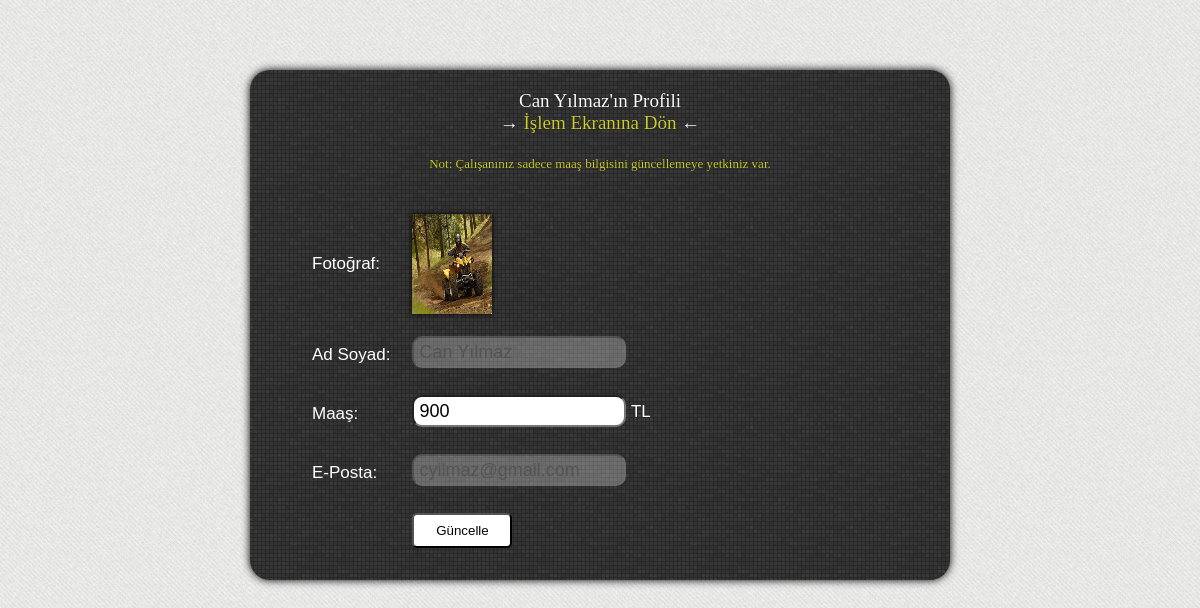
The app's page /koordinator/personel-duzenle.php?id=7 (signed in) with its own data.
### tables this page shows
CREATE TABLE IF NOT EXISTS `tbl_personel` (
  `id` int(11) NOT NULL AUTO_INCREMENT,
  `ad_soyad` varchar(250) NOT NULL,
  `maas` int(11) NOT NULL,
  `fotograf` varchar(250) NOT NULL,
  `eposta` varchar(250) NOT NULL,
  `sifre` varchar(250) NOT NULL,
  `sorumlu_koordinator` int(11) NOT NULL,
  PRIMARY KEY (`id`),
  KEY `sorumlu_koordinator` (`sorumlu_koordinator`)
);

### koordinator/personel-duzenle.php (the view, shortened to what this page needs)
<?php
@$personel_id = $_GET["id"];
?>
<!DOCTYPE html PUBLIC "-//W3C//DTD XHTML 1.0 Transitional//EN" "http://www.w3.org/TR/xhtml1/DTD/xhtml1-transitional.dtd">
<html xmlns="http://www.w3.org/1999/xhtml">
<head>
<link href="../css/style.css" rel="stylesheet" type="text/css" />
</head>
<body>
<div class="menu">
<?php
$uye_list=mysql_query("Select * from tbl_personel where id=$personel_id");
while($yaz=mysql_fetch_array($uye_list))
{
?>
<div class="menu-baslik"><?php echo $yaz['ad_soyad']; ?>'ın Profili<br />
→<a style="color: #CC3;" href="index.php"> İşlem Ekranına Dön </a>←<br /><br />
<font size="-1" color="#CC3">Not: Çalışanınız sadece maaş bilgisini güncellemeye yetkiniz var.</font></div>
<font color="#FFFFFF">
<form name="frm" action="" method="post">
<table cellpadding="10">
<tr>
<td>Fotoğraf:</td>
<td>
<img src="<?php echo $yaz['fotograf']; ?>" width="80" height="100" style="box-shadow:0 0 5px 0 #000000" />
</td>
</tr>
<tr>
<td>Ad Soyad:</td><td><input type="text" name="adsoyad" class="textbox" value="<?php echo $yaz['ad_soyad']; ?>" disabled /></td>
</tr>
<tr>
<td>Maaş:</td><td><input type="text" name="maas" class="textbox"  value="<?php echo $yaz['maas']; ?>" /> TL</td>
</tr>
<tr>
<td>E-Posta:</td><td><input type="text" name="eposta" class="textbox"  value="<?php echo $yaz['eposta']; ?>" disabled /></td>
</tr>
<tr>
<td></td><td><input type="submit" value="Güncelle" class="buton" name="btn" /></td>
</tr>
</table>
</form>
</font>
<?php
}
?>
</div>
</body>
</html>

### css/style.css (style rules this page uses)
body { margin: 0px; padding: 0px; background: url(../resimler/site/bg.png); }
a { color: #000; text-decoration: none; }
.textbox { width: 200px; height: 18px; border-radius: 10px; font-size: 18px; padding: 5px; outline: none; transition: 0.3s; margin-bottom: 5px; }
.buton { width: 100px; height: 35px; background: #fff; cursor: pointer; border-radius: 5px; }
.menu { width: 600px; height: auto; padding: 20px 50px 20px 50px; box-shadow: 0px 0px 8px 0px #000000; margin: 70px auto 70px auto; border-radius: 20px; font-size: 17px; background: #fff url(../resimler/site/giris_kapsul_bg.png); font-family: Verdana, Geneva, sans-serif; }
.menu-baslik { text-align: center; font-family: Georgia, "Times New Roman", Times, serif; font-size: 19px; text-shadow: 0px 0px 1px #000; color: #FFF; margin-bottom: 30px; }

### records on screen
tbl_personel: ad_soyad "Can Yılmaz", fotograf (picture), adsoyad "Can Yılmaz", maas "900", eposta "cyilmaz@gmail.com"
